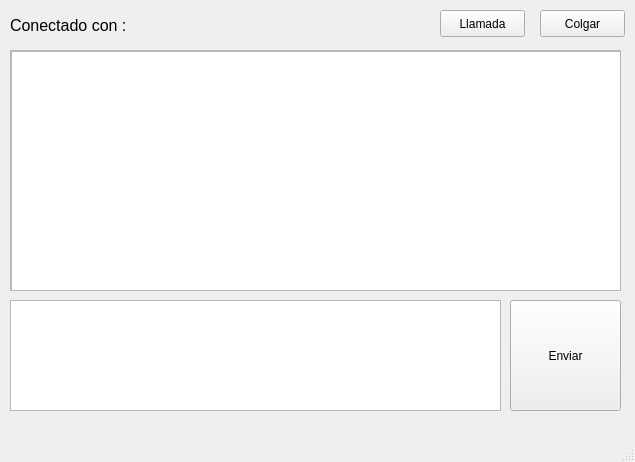
<?xml version="1.0" encoding="UTF-8"?>
<ui version="4.0">
 <class>MainWindow</class>
 <widget class="QMainWindow" name="MainWindow">
  <property name="geometry">
   <rect>
    <x>0</x>
    <y>0</y>
    <width>635</width>
    <height>462</height>
   </rect>
  </property>
  <property name="windowTitle">
   <string>MainWindow</string>
  </property>
  <widget class="QWidget" name="centralwidget">
   <widget class="QPushButton" name="boton_send">
    <property name="geometry">
     <rect>
      <x>510</x>
      <y>300</y>
      <width>111</width>
      <height>111</height>
     </rect>
    </property>
    <property name="text">
     <string>Enviar</string>
    </property>
   </widget>
   <widget class="QScrollArea" name="scrollArea">
    <property name="geometry">
     <rect>
      <x>10</x>
      <y>50</y>
      <width>611</width>
      <height>241</height>
     </rect>
    </property>
    <property name="widgetResizable">
     <bool>true</bool>
    </property>
    <widget class="QWidget" name="scrollAreaWidgetContents">
     <property name="geometry">
      <rect>
       <x>0</x>
       <y>0</y>
       <width>609</width>
       <height>239</height>
      </rect>
     </property>
     <widget class="QPlainTextEdit" name="text_receive">
      <property name="geometry">
       <rect>
        <x>0</x>
        <y>0</y>
        <width>611</width>
        <height>241</height>
       </rect>
      </property>
     </widget>
    </widget>
   </widget>
   <widget class="QLabel" name="conec_usser">
    <property name="geometry">
     <rect>
      <x>10</x>
      <y>10</y>
      <width>201</width>
      <height>31</height>
     </rect>
    </property>
    <property name="font">
     <font>
      <pointsize>12</pointsize>
     </font>
    </property>
    <property name="text">
     <string>Conectado con : </string>
    </property>
   </widget>
   <widget class="QPushButton" name="boton_salir">
    <property name="geometry">
     <rect>
      <x>540</x>
      <y>10</y>
      <width>85</width>
      <height>27</height>
     </rect>
    </property>
    <property name="text">
     <string>Colgar</string>
    </property>
   </widget>
   <widget class="QPushButton" name="boton_call">
    <property name="geometry">
     <rect>
      <x>440</x>
      <y>10</y>
      <width>85</width>
      <height>27</height>
     </rect>
    </property>
    <property name="text">
     <string>Llamada</string>
    </property>
   </widget>
   <widget class="QTextEdit" name="text_send">
    <property name="geometry">
     <rect>
      <x>10</x>
      <y>300</y>
      <width>491</width>
      <height>111</height>
     </rect>
    </property>
   </widget>
  </widget>
  <widget class="QMenuBar" name="menubar">
   <property name="geometry">
    <rect>
     <x>0</x>
     <y>0</y>
     <width>635</width>
     <height>23</height>
    </rect>
   </property>
  </widget>
  <widget class="QStatusBar" name="statusbar"/>
 </widget>
 <resources/>
 <connections/>
</ui>
